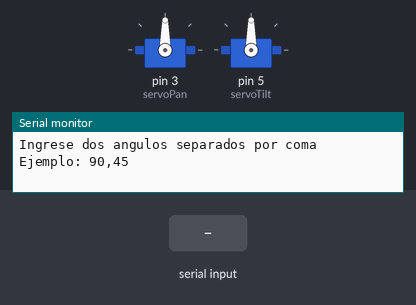
Simulated run of this sketch. Board: Arduino Uno, built with avr-gcc and run on an emulated ATmega328P. Parts: 2 × servo, the last lines printed to the serial monitor. Inputs (shaded band) come from the test bench.

Above: at 1.2 s.
1.3 s: "90,45\n" received over Serial
At 2.0 s:
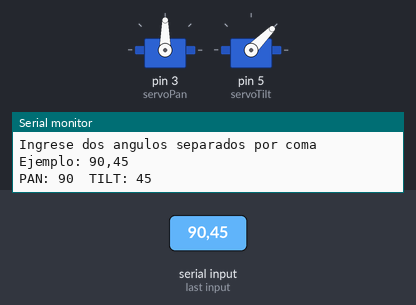
4.3 s: "30,150\n" received over Serial
At 5.5 s:
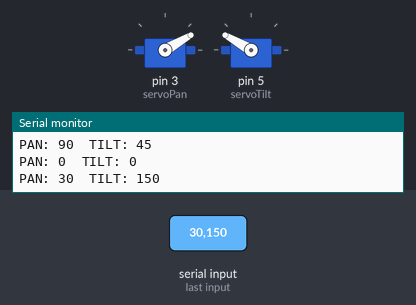
7.3 s: "90\n" received over Serial
At 9.5 s:
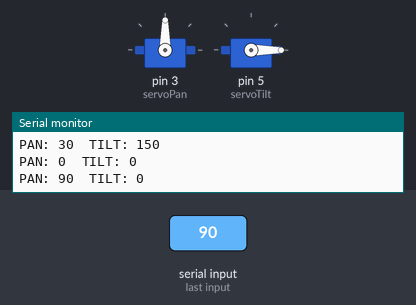
9.8 s: "1,90\n" received over Serial
At 10.8 s:
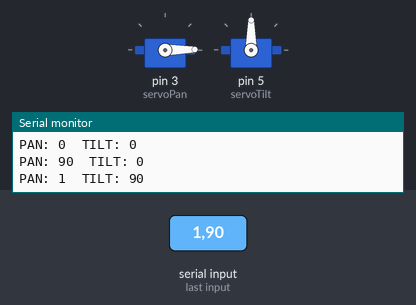
12.8 s: "1,90,45\n" received over Serial
At 15.1 s:
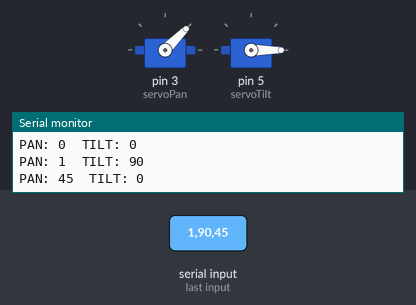
Timing chart, 0 to 16.3 s (numbered marks = the images above; inputs shaded):
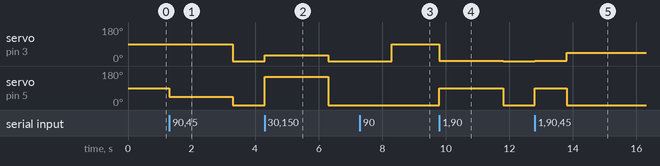

Measured:
- after the input at 1.3 s, servo on pin 3 (servoPan): 90° → 0° after 2.0 s; servo on pin 5 (servoTilt): 90° → 45° at once, → 0° 2.0 s later
- after the input at 4.3 s, servo on pin 3 (servoPan): 0° → 30° at once, → 0° 2.0 s later; servo on pin 5 (servoTilt): 0° → 150° at once, → 0° 2.0 s later
- after the input at 7.3 s, servo on pin 3 (servoPan): 0° → 90° after 1.0 s
- after the input at 9.8 s, servo on pin 3 (servoPan): 90° → 1° at once, → 0° 2.0 s later; servo on pin 5 (servoTilt): 0° → 90° at once, → 0° 2.0 s later
- after the input at 12.8 s, servo on pin 3 (servoPan): 0° → 1° at once, → 45° 1.0 s later; servo on pin 5 (servoTilt): 0° → 90° at once, → 0° 1.0 s later

The sketch:

control_motores.ino
```cpp
#include <Servo.h>

Servo servoPan;
Servo servoTilt;

int anguloPan;
int anguloTilt;

void setup() {

  servoPan.attach(3);   // Servo horizontal
  servoTilt.attach(5);  // Servo vertical

  Serial.begin(115200);

  Serial.println("Ingrese dos angulos separados por coma");
  Serial.println("Ejemplo: 90,45");
  // CUIDADO, AL ENVIAR POR SERIAL MONITOR COLOCAR "No Line Ending"
}

void loop() {

  if (Serial.available() > 0) {

    // Leer primer numero
    anguloPan = Serial.parseInt();

    // Leer segundo numero
    anguloTilt = Serial.parseInt();

    // Validar rangos
    if (anguloPan >= 0 && anguloPan <= 180 &&
        anguloTilt >= 0 && anguloTilt <= 180) {

      // Mover servos
      servoPan.write(anguloPan);
      servoTilt.write(anguloTilt);

      // Mostrar datos
      Serial.print("PAN: ");
      Serial.print(anguloPan);

      Serial.print("  TILT: ");
      Serial.println(anguloTilt);

    } else {

      Serial.println("Error: angulos entre 0 y 180");

    }
  }
}
```
